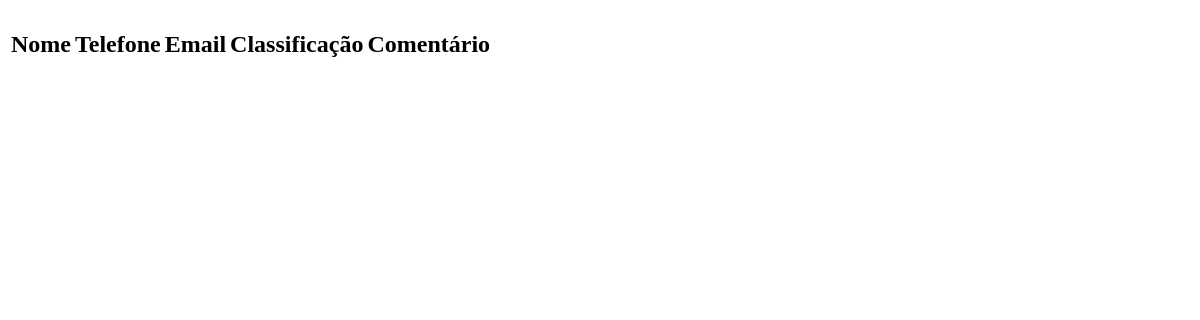
Page /views/cms/entre_em_contato.php on the earlier database version.
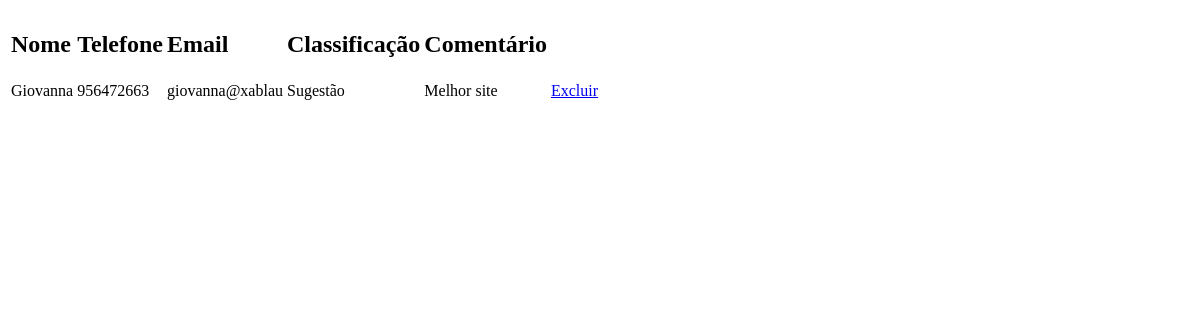
Same page on the later database version.
### tables this page shows
CREATE TABLE `tbl_entre_contato` (
  `id_entre_contato` int(11) NOT NULL AUTO_INCREMENT,
  `nome` varchar(100) DEFAULT NULL,
  `telefone` varchar(45) DEFAULT NULL,
  `email` varchar(45) DEFAULT NULL,
  `id_classificacao` int(11) NOT NULL,
  `comentario` text,
  PRIMARY KEY (`id_entre_contato`),
  KEY `fk_classificacao_contato_idx` (`id_classificacao`),
  CONSTRAINT `fk_classificacao_contato` FOREIGN KEY (`id_classificacao`) REFERENCES `tbl_classificacao_contato` (`id_classificacao`) ON DELETE NO ACTION ON UPDATE NO ACTION
);

CREATE TABLE `tbl_classificacao_contato` (
  `id_classificacao` int(11) NOT NULL AUTO_INCREMENT,
  `classificacao` varchar(45) NOT NULL,
  PRIMARY KEY (`id_classificacao`)
);

### web/views/cms/entre_em_contato.php (the view, shortened to what this page needs)
<!DOCTYPE html>
<html>
  <head>
  </head>
  <body>
    <section class="section_fale_conosco">
      <table id = "tbl_entre_em_contato">
        <tr>
          <td><b><h1>Nome</h1></b></td>
          <td><b><h1>Telefone</h1></b></td>
          <td><b><h1>Email</h1></b></td>
          <td><b><h1>Classificação</h1></b></td>
          <td><b><h1>Comentário</h1></b></td>
          <td><b><h1></h1></b></td>
        </tr>
<?php
  $select = "select tbl_entre.*, class.classificacao from tbl_entre_contato as tbl_entre inner join tbl_classificacao_contato as class
on tbl_entre.id_classificacao = class.id_classificacao;";
  $exec = mysql_query($select);
  while($rs = mysql_fetch_array($exec)){
?>
        <tr>
          <td><?php echo($rs['nome']); ?></td>
          <td><?php echo($rs['telefone']); ?></td>
          <td><?php echo($rs['email']); ?></td>
          <td><?php echo($rs['classificacao']); ?></td>
          <td><?php echo($rs['comentario']); ?></td>
          <td><a href="router_cms.php?modo=apagar_contato&id=<?php echo($rs['id_entre_contato']); ?>">Excluir</a></td>
        </tr>
<?php } ?>
      </table>
    </section>
  </body>
</html>

Differences in the rows shown:
added tbl_entre_contato: nome "Giovanna", telefone "956472663", email "giovanna@xablau", id_classificacao.classificacao "Sugestão", comentario "Melhor site"
